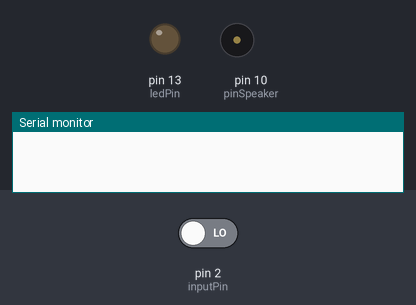
The sketch below on a simulated Arduino Uno, built with avr-gcc and run on an emulated ATmega328P. Shown: output pins drawn as LEDs (lit = HIGH), buzzer (waves = sounding), the last lines printed to the serial monitor. The test bench sets the inputs (shaded band); at power-on: pin 2 (inputPin) LOW.

Above: at 1.4 s.
1.5 s: pin 2 (inputPin) driven HIGH
At 2.6 s:
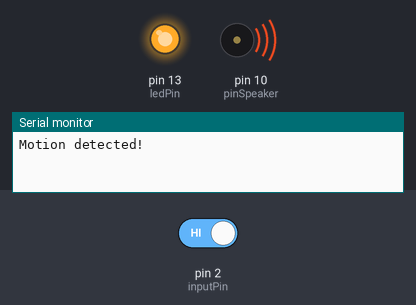
4.5 s: pin 2 (inputPin) driven LOW
At 5.7 s:
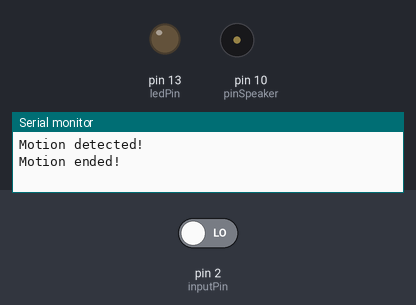
Timing chart, 0 to 7.5 s (numbered marks = the images above; inputs shaded):
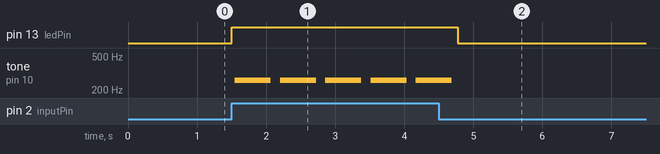

The sketch:

pirAlarm.ino
```cpp
// trabajando con un sensor PIR para detectar movimiento, usa un
// buzzer a modo de alarma.
// traducido de: http://blog.makezine.com/projects/pir-sensor-arduino-alarm/


int ledPin = 13;                // el pin para el LED
int inputPin = 2;               // el pin de entrada para el sensor PIR (digital el pin)
int pirState = LOW;             // asumimos que no hay movimiento detectado
int val = 0;                    // una variable para leer el estatus del pin
int pinSpeaker = 10;            // bocina en un PWM pin (digital 9, 10 u 11)

void setup() {
  pinMode(ledPin, OUTPUT);      // declaramos el LED como salida
  pinMode(inputPin, INPUT);     // declaramos el sensor como entrada
  pinMode(pinSpeaker, OUTPUT);
  Serial.begin(9600);
}

void loop(){
  val = digitalRead(inputPin);  // leemos el valor de entrada
  if (val == HIGH) {            // checamos si la entrada esta en HIGH
    digitalWrite(ledPin, HIGH);  // se prende el led
    playTone(500, 260);
    delay(150);


    if (pirState == LOW) {
      // encendemos
      Serial.println("Motion detected!");
      // solo queremos el cambio de salida, no de estado
      pirState = HIGH;
    }
  } else {
      digitalWrite(ledPin, LOW); // se apaga el LED
      playTone(0, 0);
      delay(300);
      if (pirState == HIGH){
      // apagamos
      Serial.println("Motion ended!");
      // solo queremos el cambio de salida, no de estado
      pirState = LOW;
    }
  }
}
// duración en mSecs, frecuencia en hertz
void playTone(long duration, int freq) {
    duration *= 1000;
    int period = (1.0 / freq) * 1000000;
    long elapsed_time = 0;
    while (elapsed_time < duration) {
        digitalWrite(pinSpeaker,HIGH);
        delayMicroseconds(period / 2);
        digitalWrite(pinSpeaker, LOW);
        delayMicroseconds(period / 2);
        elapsed_time += (period);
    }
}
```

Measured:
- after the input at 1.5 s, pin 13 (ledPin): LOW → HIGH at once; tone on pin 10 (pinSpeaker): alternates 259 Hz for 0.52 s and silent for 0.14 s, starting after 0.05 s
- after the input at 4.5 s, pin 13 (ledPin): HIGH → LOW after 0.28 s; tone on pin 10 (pinSpeaker): goes on until 4.7 s, then stays silent
